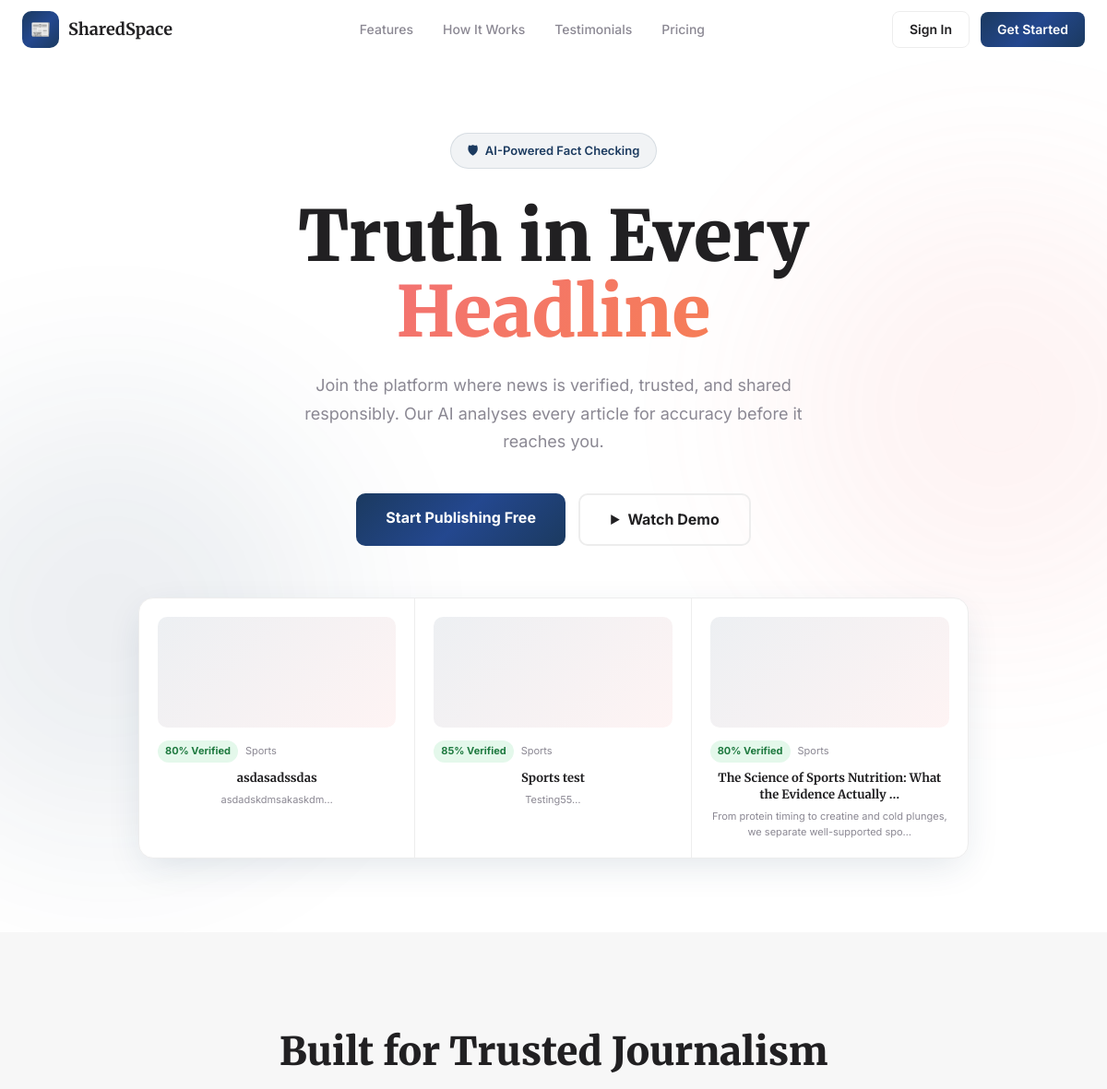
Before: / (upper part) with the older database file.
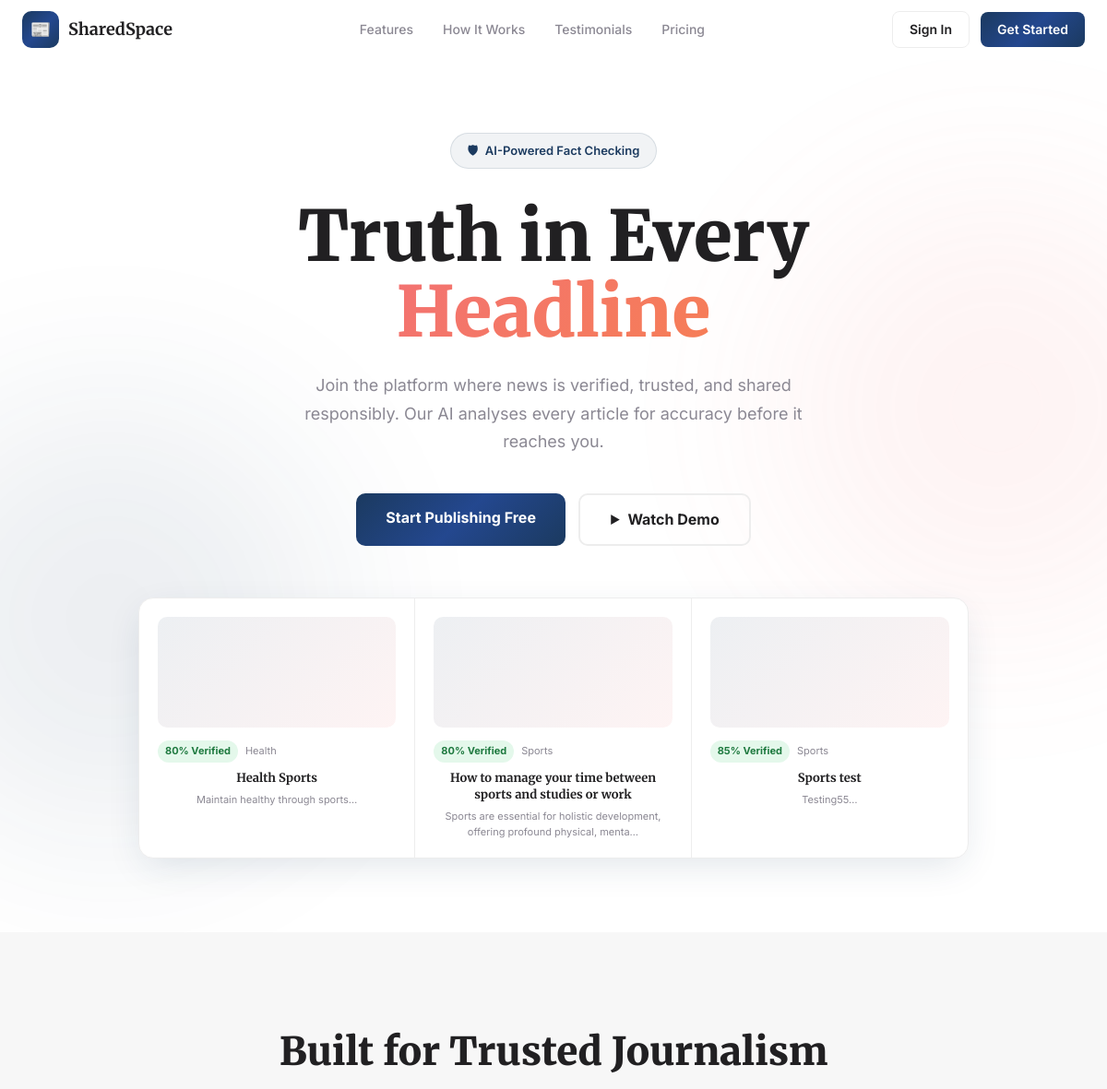
After: the same page with the newer database file.
### tables this page shows
CREATE TABLE `articles` (
  `id` int(11) NOT NULL,
  `title` varchar(500) NOT NULL,
  `excerpt` text NOT NULL,
  `content` longtext NOT NULL,
  `author_id` int(11) NOT NULL,
  `category_id` int(11) NOT NULL,
  `trust_score` tinyint(4) NOT NULL DEFAULT 80,
  `has_media` tinyint(1) NOT NULL DEFAULT 0,
  `image_path` varchar(255) DEFAULT NULL,
  `is_premium_only` tinyint(1) NOT NULL DEFAULT 0,
  `published_at` datetime NOT NULL DEFAULT current_timestamp(),
  `created_at` datetime NOT NULL DEFAULT current_timestamp(),
  `updated_at` datetime NOT NULL DEFAULT current_timestamp() ON UPDATE current_timestamp()
);

CREATE TABLE `categories` (
  `id` int(11) NOT NULL,
  `name` varchar(100) NOT NULL,
  `description` text DEFAULT NULL,
  `admin_user_id` int(11) DEFAULT NULL,
  `created_at` datetime NOT NULL DEFAULT current_timestamp()
);

### includes/db.php (called while the page is built, shortened)
<?php
class DB {
    private static ?PDO $pdo = null;
    public static function get(): PDO {
        if (self::$pdo === null) {
            $dsn = sprintf('mysql:host=%s;port=%s;dbname=%s;charset=utf8mb4',
                DB_HOST, DB_PORT, DB_NAME);
            self::$pdo = new PDO($dsn, DB_USER, DB_PASS, [
                PDO::ATTR_ERRMODE            => PDO::ERRMODE_EXCEPTION,
                PDO::ATTR_DEFAULT_FETCH_MODE => PDO::FETCH_ASSOC,
                PDO::ATTR_EMULATE_PREPARES   => false,
            ]);
        }
        return self::$pdo;
    }
    public static function query(string $sql, array $params = []): array {
        $stmt = self::get()->prepare($sql);
        $stmt->execute($params);
        return $stmt->fetchAll();
    }
}

### includes/controllers/ArticleController.php (called while the page is built, shortened)
<?php
require_once __DIR__ . '/../entities/Article.php';
class ArticleController {
    public function getRecent(int $limit = 6): array {
        $rows = DB::query(
            'SELECT a.*, u.full_name AS author_name, c.name AS category_name
             FROM articles a
             JOIN users u ON u.id = a.author_id
             JOIN categories c ON c.id = a.category_id
             ORDER BY a.published_at DESC
             LIMIT ?',
            [$limit]
        );
        return array_map(fn($r) => new Article($r), $rows);
    }
    public function getPreview(int $limit = 3): array {
        return $this->getRecent($limit);
    }
 }

### includes/entities/Article.php (called while the page is built, shortened)
<?php
class Article {
    public function __construct(array $row) {
        $this->title         = $row['title'];
        $this->excerpt       = $row['excerpt'];
        $this->categoryName  = $row['category_name'] ?? '';
        $this->trustScore    = (int)$row['trust_score'];
    }
}

### index.php (the view, shortened to what the changed rows need)
<?php
require_once __DIR__ . '/includes/controllers/ArticleController.php';
$articleCtrl = new ArticleController();
$previewArticles = $articleCtrl->getPreview(3);
function score_class(int $score): string {
    if ($score >= 80) return 'score-high';
    return 'score-low';
}
?>
<!DOCTYPE html>
<html lang="en">
<head>
    <link rel="stylesheet" href="/public/css/landing.css" />
</head>
<body>
<section class="hero">
    <div class="container hero-inner">
        <h1 class="hero-title slide-up">Truth in Every<br><span class="gradient-text">Headline</span></h1>
        <div class="preview-window slide-up" style="animation-delay:.1s">
            <div class="preview-cards">
                <?php if (!empty($previewArticles)):
                    foreach ($previewArticles as $article): ?>
                <a href="/login.php" class="preview-card">
                    <div class="preview-thumb"></div>
                    <div class="preview-meta">
                        <span class="preview-score <?= score_class($article->trustScore) ?>"><?= $article->trustScore ?>% Verified</span>
                        <span class="preview-cat"><?= htmlspecialchars($article->categoryName) ?></span>
                    </div>
                    <h3 class="preview-title"><?= htmlspecialchars(mb_substr($article->title, 0, 60)) ?><?= mb_strlen($article->title) > 60 ? '…' : '' ?></h3>
                    <p class="preview-excerpt"><?= htmlspecialchars(mb_substr($article->excerpt, 0, 80)) ?>…</p>
                </a>
                <?php endforeach; else:
                    for ($i = 0; $i < 3; $i++): ?>
                <div class="preview-card skeleton">
                    <div class="preview-thumb pulse"></div>
                    <div class="skel-line w-half pulse"></div>
                    <div class="skel-line w-full pulse"></div>
                    <div class="skel-line w-three-quarters pulse"></div>
                </div>
                <?php endfor; endif; ?>
            </div>
        </div>
    </div>
</section>
<section id="features" class="section section-alt">
    <div class="container">
        <div class="section-head">
            <h2>Built for Trusted Journalism</h2>
        </div>
    </div>
</section>
</body>
</html>

Changed rows visible on the page:
no longer on this page (row edited): articles: trust_score "80", category.name "Sports", title "The Science of Sports Nutrition: What the Evidence Actually", excerpt "From protein timing to creatine and cold plunges, we separate well-supported spo"
added articles: trust_score "80", category.name "Health", title "Health Sports", excerpt "Maintain healthy through sports"
changed articles: title "asdasadssdas" → "How to manage your time between sports and studies or work"; excerpt "asdadskdmsakaskdm" → "Sports are essential for holistic development, offering profound physical, menta"
